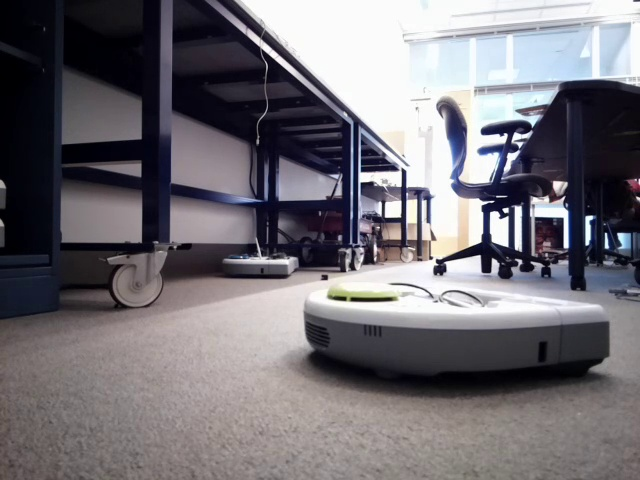
#> input picture data_processing_utilities/data/first_collection/0000000004.jpg, 640 x 480 px
$ python -i view_dataset.py   (imports and definitions only)
#> lines starting #> are read from the running program, lines starting #| are printed output that depends on the picture
#> further down, picture is the input picture: shape (480, 640, 3); mean B, G, R 117.5, 111.4, 114.6
#!/usr/ebin/env python

from __future__ import print_function, division #THE FUTURE!!!!!
import cv2          # For image processing
import sys          # For command line arguments
import numpy as np  # Math.
import os.path      # Used for checking existence of files

FLIP = False
SCALE = 30
COLOR = 'full'

# [60 lines left out: function run, not called in this run]

def proc_img(img, flip=True, color='gray'):
#> called with flip = True, color = 'gray'
    top_cut_range = 125

    if flip:
        img = cv2.flip(img, 0)
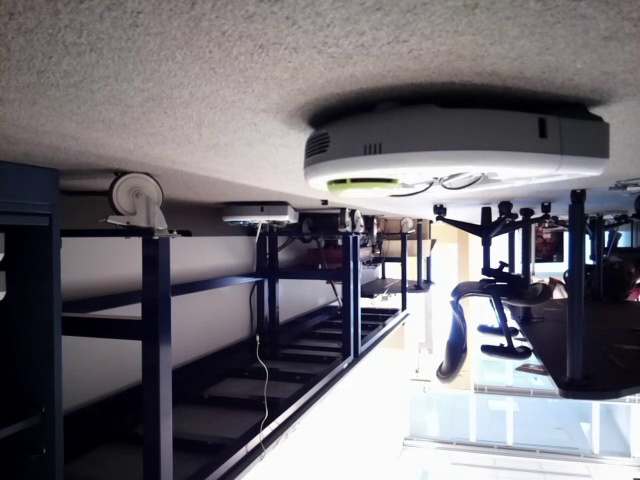
#> img: shape (480, 640, 3); mean of channels 0, 1, 2 117.5, 111.4, 114.6; drawn as B, G, R

    # Crop top section of image
    height, width, channels = img.shape
#> height = 480; width = 640; channels = 3
    img_crop = img[top_cut_range:height, 0:width]
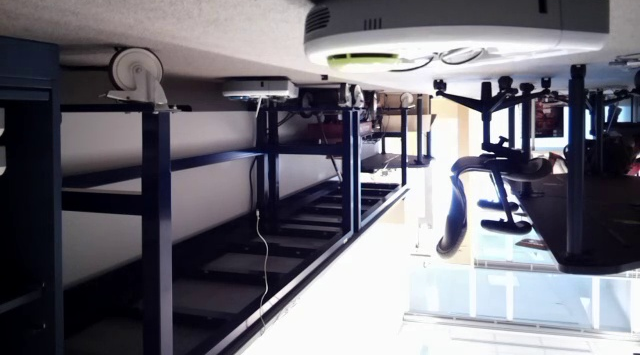
#> img_crop: shape (355, 640, 3); mean of channels 0, 1, 2 118, 109.5, 111.1; drawn as B, G, R
    if color == 'gray':
        img_color = cv2.cvtColor(img_crop, cv2.COLOR_BGR2GRAY)
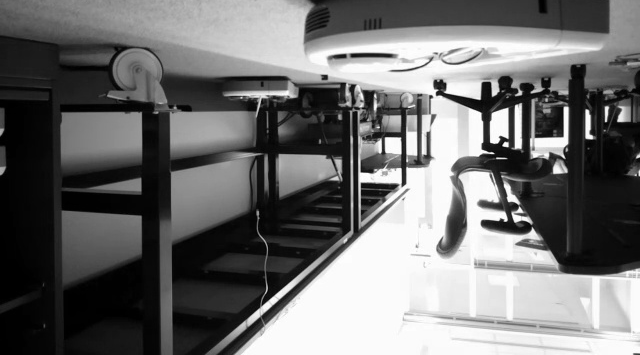
#> img_color: shape (355, 640); min 0, max 255, mean 110.9
    elif color == 'red':
        img_color = img_crop[:,:,0]
    elif color == 'green':
        img_color = img_crop[:,:,1]
    elif color == 'blue':
        img_color = img_crop[:,:,2]
    else:
        img_color = img_crop

    #img_norm = cv2.equalizeHist(img_color)
    img_dwnsmpl = rescale_frame(img_color, SCALE)
    img_blur = cv2.GaussianBlur(img_dwnsmpl,(9,9),0)
    return img_blur

def rescale_frame(frame, percent=25):
#> called with percent = 30
    width = int(frame.shape[1] * percent/ 100)
#> width = 192
    height = int(frame.shape[0] * percent/ 100)
#> height = 106
    dim = (width, height)
#> dim = (192, 106)
    ret_frame = cv2.resize(frame, dim, interpolation =cv2.INTER_AREA)
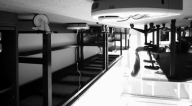
#> ret_frame: shape (106, 192); min 0, max 253, mean 110.9
    return ret_frame

# [23 lines left out: function get_image_index, not called in this run]

def get_image_address(dataset, index):
    # Given dataset and image index, returns address of image
    return '../data_processing_utilities/data/' + dataset + '/' + get_image_index(index) + '.jpg'

# [8 lines left out: function get_dataset_size, not called in this run]


# [2 lines not run here, left out]

>>> import cv2
>>> picture = cv2.imread('../data/first_collection/0000000004.jpg')
>>> result = proc_img(picture)
#> in proc_img, `img_blur = cv2.GaussianBlur(img_dwnsmpl,(9,9),0)`:
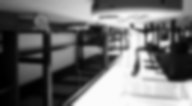
#> img_blur: shape (106, 192); min 0, max 251, mean 110.9
